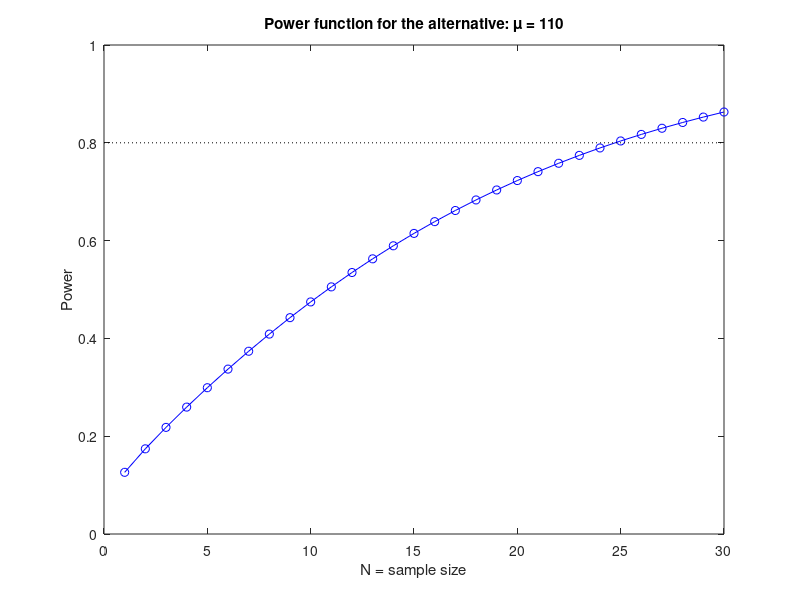

Recreate this plot in MATLAB. (Note: this script raises an error after producing the figure.)
%% Selecting a Sample Size
% "How many samples do I need to ...?"  This is a common question in
% statistics.  The Statistics Toolbox has a function called |sampsizepwr|
% that can help answer that question.
%
% This demonstration illustrates sample size calculations for a simple
% problem, then shows how to use the |sampsizepwr| function to compute
% power and sample size for two more realistic problems.  Finally, it
% illustrates the use of Statistics Toolbox functions to compute the
% required sample size for a test that the |sampsizepwr| function does not
% support.

%   Copyright 2004-2006 The MathWorks, Inc.
%   $Revision: 1.1.4.5 $  $Date: 2006/06/20 20:51:51 $

%% Testing a Normal Mean with Known Standard Deviation, One-Sided
% Just to introduce some concepts, let's consider an unrealistically simple
% example where we want to test a mean and we know the standard deviation.
% Our data are continuous, and can be modeled with the normal distribution.
% We need to determine a sample size N so that we can distinguish between a
% mean of 100 and a mean of 110. We know the standard deviation is 20.
%
% When we carry out a statistical test, we generally test a *null
% hypothesis* against an *alternative hypothesis*.  We find a test
% statistic T, and look at its distribution under the null hypothesis.  If
% we observe an unusual value, say one that has less than 5% chance of
% happening if the null hypothesis is true, then we reject the null
% hypothesis in favor of the alternative.  (The 5% probability is known as
% the *significance level* of the test.)  If the value is not unusual, we do
% not reject the null hypothesis.
%
% In this case the test statistic T is the sample mean.  Under the null
% hypothesis it has a mean of 100 and a standard deviation of 20/sqrt(N).
% First let's look at a fixed sample size, say N=16.  We will reject the
% null hypothesis if T is in the shaded region, which is the upper tail of
% its distribution.  That makes this a one-sided test, since we will not
% reject if T is in the lower tail.  The cutoff for this shaded region is
% 1.6 standard deviations above the mean.

rand('state',0); randn('state',0);
mu0 = 100; sig = 20; N = 16; alpha = 0.05; conf = 1-alpha;
cutoff = norminv(conf, mu0, sig/sqrt(N));
x = [linspace(90,cutoff), linspace(cutoff,127)];
y = normpdf(x,mu0,sig/sqrt(N));
h1 = plot(x,y);
xhi = [cutoff, x(x>=cutoff)]; yhi = [0, y(x>=cutoff)];
patch(xhi,yhi,'b');
title('Distribution of sample mean, N=16');
xlabel('Sample mean'); ylabel('Density');
text(96,.01,sprintf('Reject if mean>%.4g\nProb = 0.05',cutoff),'Color','b');


%%
% This is how T behaves under the null hypothesis, but what about under an
% alternative?  Our alternative distribution has a mean of 110, as
% represented by the red curve.
mu1 = 110;
y2 = normpdf(x,mu1,sig/sqrt(N));
h2 = line(x,y2,'Color','r');
yhi = [0, y2(x>=cutoff)];
patch(xhi,yhi,'r','FaceAlpha',0.25);
P = 1 - normcdf(cutoff,mu1,sig/sqrt(N));
text(115,.06,sprintf('Reject if T>%.4g\nProb = %.2g',cutoff,P),'Color',[1 0 0]);
legend([h1 h2],'Null hypothesis','Alternative hypothesis');

%%
% There is a larger chance of rejecting the null hypothesis if the
% alternative is true.  This is just what we want.  It's easier to
% visualize if we look at the cumulative distribution function (cdf)
% instead of the density (pdf).  We can read probabilities directly from
% this graph, instead of having to compute areas.

ynull = normcdf(x,mu0,sig/sqrt(N));
yalt = normcdf(x,mu1,sig/sqrt(N));
h12 = plot(x,ynull,'b-',x,yalt,'r-');
zval = norminv(conf);
cutoff = mu0 + zval * sig / sqrt(N);
line([90,cutoff,cutoff],[conf, conf, 0],'LineStyle',':');
msg = sprintf(' Cutoff = 100 + %.2g \\times 20 / \\surd{n}',zval);
text(cutoff,.15,msg,'Color','b');
text(min(x),conf,sprintf('   %g%% test',100*alpha),'Color','b',...
                         'verticalalignment','top')
palt = normcdf(cutoff,mu1,sig/sqrt(N));
line([90,cutoff],[palt,palt],'Color','r','LineStyle',':');
text(91,palt+.02,sprintf(' Power is 1-%.2g = %.2g',palt,1-palt),'Color',[1 0 0]);
legend(h12,'Null hypothesis','Alternative hypothesis');

%%
% This graph shows the probability of getting a significant statistic
% (rejecting the null hypothesis) for two different mu values when N=16.
%
% The *power function* is defined as the probability of rejecting the null
% hypothesis when the alternative is true.  It depends on the value of the
% alternative and on the sample size.  We'll graph the power (which is one
% minus the cdf) as a function of N, fixing the alternative at 110.  We'll
% select N to achieve a power of 80%.  The graph shows that we need about N=25.

DesiredPower = 0.80;
Nvec = 1:30;
cutoff = mu0 + norminv(conf)*sig./sqrt(Nvec);
power = 1 - normcdf(cutoff, mu1, sig./sqrt(Nvec));
plot(Nvec,power,'bo-',[0 30],[DesiredPower DesiredPower],'k:');
xlabel('N = sample size'); ylabel('Power')
title('Power function for the alternative: \mu = 110')


%%
% In this overly simple example there is a formula to compute the required
% value directly to get a power of 80%:
mudiff = (mu1 - mu0) / sig;
N80 = ceil(((norminv(1-DesiredPower)-norminv(conf)) / mudiff)^2)

%%
% To verify that this works, let's do a Monte Carlo simulation and generate
% 400 samples of size 25 both  under the null hypothesis with mean 100, and
% under the alternative hypothesis with mean 110.  If we test each sample
% to see if its mean is 100, we should expect about 5% of the first group
% and 80% of the second group to be significant.
nsamples = 400; samplenum = 1:nsamples; N=25;
h0 = zeros(1,nsamples); h1 = h0;
for j=1:nsamples
    Z0 = normrnd(mu0,sig,N,1);
    h0(j) = ztest(Z0,mu0,sig,alpha,'right');
    Z1 = normrnd(mu1,sig,N,1);
    h1(j) = ztest(Z1,mu0,sig,alpha,'right');
end
p0 = cumsum(h0) ./ samplenum;
p1 = cumsum(h1) ./ samplenum;
plot(samplenum,p0,'b-',samplenum,p1,'r-')
xlabel('Sample number'); ylabel('Proportion significant')
title('Verification of power computation')
legend('Null hypothesis','Alternative hypothesis','Location','East')

%% Testing a Normal Mean with Unknown Standard Deviation, Two-Sided
% Now let's suppose we don't know the standard deviation, and we want to
% perform a two-sided test, that is, one that rejects the null hypothesis
% whether the sample mean is too high or too low.
%
% The test statistic is a t statistic, which is the difference between the
% sample mean and the mean being tested, divided by the standard error of
% the mean.  Under the null hypothesis, this has Student's t distribution
% with N-1 degrees of freedom.  Under the alternative hypothesis, the
% distribution is a noncentral t distribution with a noncentrality
% parameter equal to the normalized difference between the true mean and
% the mean being tested.
%
% For this two-sided test we have to allocate the 5% chance of an error
% under the null hypothesis equally to both tails, and reject if the test
% statistic is too extreme in either direction.  We also have to consider
% both tails under any alternative.

N = 16; df = N-1; alpha = 0.05; conf = 1-alpha;
cutoff1 = tinv(alpha/2,df); cutoff2 = tinv(1-alpha/2,df);
x = [linspace(-5,cutoff1), linspace(cutoff1,cutoff2),linspace(cutoff2,5)];
y = tpdf(x,df);
h1 = plot(x,y);
xlo = [x(x<=cutoff1),cutoff1]; ylo = [y(x<=cutoff1),0];
xhi = [cutoff2,x(x>=cutoff2)]; yhi = [0, y(x>=cutoff2)];
patch(xlo,ylo,'b'); patch(xhi,yhi,'b');
title('Distribution of t statistic, N=16');
xlabel('t'); ylabel('Density');
text(2.5,.05,sprintf('Reject if t>%.4g\nProb = 0.025',cutoff2),'Color','b');
text(-4.5,.05,sprintf('Reject if t<%.4g\nProb = 0.025',cutoff1),'Color','b');


%%
% Instead of examining the power function just under the null hypothesis
% and a single alternative value of mu, we can look at it as a function of
% mu.  The power increases as mu moves away from the null hypothesis value
% in either direction.  We can use the |sampsizepwr| function to compute
% the power.  For a power calculation we need to specify a value for the
% standard deviation, which we suspect will be roughly 20.  Here's a
% picture of the power function for a sample size N=16.

N = 16;
x = linspace(90,127);
power = sampsizepwr('t',[100 20],x,[],N);
plot(x,power);
xlabel('True mean')
ylabel('Power')
title('Power function for N=16')

%%
% We want a power of 80% when the mean is 110.  According to this graph,
% our power is less than 50% with a sample size of N=16.  What sample size
% will give the power we want?

N = sampsizepwr('t',[100 20],110,0.8)

%%
% We need a sample size of about 34. Compared with the previous example, we
% need to take nine additional observations to allow a two-sided test and
% to make up for not knowing the true standard deviation.
%
% We can make a plot of the power function for various values of N.
Nvec = 2:40;
power = sampsizepwr('t',[100 20],110,[],Nvec);
plot(Nvec,power,'bo-',[0 40],[DesiredPower DesiredPower],'k:');
xlabel('N = sample size')
ylabel('Power')
title('Power function for the alternative: \mu = 110')

%%
% And we can do a simulation similar to the earlier one to verify that we
% get the power we need.

nsamples = 400; samplenum = 1:nsamples; N = 34;
h0 = zeros(1,nsamples); h1 = h0;
for j=1:nsamples
    Z0 = normrnd(mu0,sig,N,1);
    h0(j) = ttest(Z0,mu0,alpha);
    Z1 = normrnd(mu1,sig,N,1);
    h1(j) = ttest(Z1,mu0,alpha);
end
p0 = cumsum(h0) ./ samplenum;
p1 = cumsum(h1) ./ samplenum;
plot(samplenum,p0,'b-',samplenum,p1,'r-')
xlabel('Sample number'); ylabel('Proportion significant')
title('Verification of power computation')
legend('Null hypothesis','Alternative hypothesis','Location','East')

%%
% Suppose we could afford to take a sample size of 50.  Presumably our
% power for detecting the alternative value mu=110 would be larger than
% 80%.  If we maintain the power at 80%, what alternative could we
% detect?
mu1 = sampsizepwr('t',[100 20],[],.8,50)

%% Testing a Proportion
% Now let's turn to the problem of determining the sample size needed to
% distinguish between two proportions.  Suppose that we are sampling a
% population in which about 30% favor some candidate, and we want to sample
% enough people so we can distinguish this value from 33%.
%
% The idea here is the same as before.  Here we can use the sample count as
% our test statistic.  This count has a binomial distribution.  For any
% sample size N we can compute the cutoff for rejecting the null hypothesis
% P=0.30.  For N=100, for instance, we would reject the null hypothesis if
% the sample count is larger than a cutoff value computed as follows:

N = 100; alpha = 0.05; p0 = 0.30; p1 = 0.33;
cutoff = binoinv(1-alpha, N, p0)

%%
% A complication with the binomial distribution comes because it is
% discrete.  The probability of exceeding the cutoff value is not exactly
% 5%:

1 - binocdf(cutoff, N, p0)

%%
% Once again, let's compute the power against the alternative P=0.33 for a
% range of sample sizes.  We'll use a one-sided (right-tailed) test because
% we're interested only in alternative values greater than 30%.

Nvec = 50:50:2000;
power = sampsizepwr('p',p0,p1,[],Nvec,'tail','right');
plot(Nvec,power,'bo-',[0 2000],[DesiredPower DesiredPower],'k:');
xlabel('N = sample size')
ylabel('Power')
title('Power function for the alternative: p = 0.33')

%%
% We can use the |sampsizepwr| function to request the sample size required
% for a power of 80%.

approxN = sampsizepwr('p',p0,p1,0.80,[],'tail','right')

%%
% A warning message informs us that the answer is just approximate.  If we
% look at the power function for different sample sizes, we can see that
% the function is generally increasing, but irregular because the binomial
% distribution is discrete. Let's look at the probability of rejecting the
% null hypothesis for both p=0.30 and p=0.33 in the range of samples sizes
% from 1470 to 1480.

subplot(3,1,1);
Nvec = 1470:1480;
power = sampsizepwr('p',p0,p1,[],Nvec,'tail','right');
plot(Nvec,power,'ro-',[min(Nvec),max(Nvec)],[DesiredPower DesiredPower],'k:');
ylabel(sprintf('Prob[T>cutoff]\nif p=0.33'))
set(gca,'xticklabel','')

subplot(3,1,2);
alf = sampsizepwr('p',p0,p0,[],Nvec,'tail','right');
plot(Nvec,alf,'bo-',[min(Nvec),max(Nvec)],[alpha alpha],'k:');
ylabel(sprintf('Prob[T>cutoff]\nif p=0.30'))
set(gca,'xticklabel','')

subplot(3,1,3);
cutoff = binoinv(1-alpha, Nvec, p0);
plot(Nvec,cutoff,'go-');
xlabel('N = sample size')
ylabel('Cutoff')

%%
% This plot reveals that the power function curve (top plot) is not only
% irregular, but also decreases at some sample sizes.  These are the
% sample sizes for which it is necessary to increase the cutoff value
% (bottom plot) in order to keep the significance level (middle plot) no
% larger than 5%.  We can find a smaller sample size within this range
% that gives the desired power of 80%:

min(Nvec(power>=0.80))

%% Testing a Correlation
% In the examples we've considered so far, we were able to figure out the
% cutoff for a test statistic to achieve a certain significance level, and
% to calculate the probability of exceeding that cutoff under an
% alternative hypothesis.  For our final example, let's consider a problem
% where that is not so easy.
%
% Imagine we can take samples from two variables X and Y, and we want to
% know what sample size we would need to test whether they are uncorrelated
% versus the alternative that their correlation is as high as 0.4.
% Although it is possible to work out the distribution of the sample
% correlation by transforming it to a t distribution, let's use a method
% that we can use even in problems where we can't work out the distribution
% of the test statistic.
%
% For a given sample size, we can use Monte Carlo simulation to determine
% an approximate cutoff value for a test of the correlation.  Let's do a
% large simulation run so we can get this value accurately.  We'll start
% with a sample size of 25.

nsamples = 10000; N = 25; alpha = 0.05; conf = 1-alpha;
r = zeros(1,nsamples);
for j=1:nsamples
    xy = normrnd(0,1,N,2);
    r(j) = corr(xy(:,1),xy(:,2));
end
cutoff = quantile(r,conf)

%%
% Then we can generate samples under the alternative hypothesis, and
% estimate the power of the test.

nsamples = 1000; mu = [0; 0]; sig = [1 0.4; 0.4 1];
r = zeros(1,nsamples);
for j=1:nsamples
    xy = mvnrnd(mu,sig,N);
    r(j) = corr(xy(:,1),xy(:,2));
end
[power,powerci] = binofit(sum(r>cutoff),nsamples)

%%
% We estimate the power to be 65%, and we have 95% confidence that the true
% value is between 62% and 68%.  To get a power of 80%, we need a larger
% sample size.  We might try increasing N to 50, estimating the cutoff
% value for this sample size, and repeating the power simulation.

nsamples = 10000; N = 50; alpha = 0.05; conf = 1-alpha;
r = zeros(1,nsamples);
for j=1:nsamples
    xy = normrnd(0,1,N,2);
    r(j) = corr(xy(:,1),xy(:,2));
end
cutoff = quantile(r,conf)

nsamples = 1000; mu = [0; 0]; sig = [1 0.4; 0.4 1];
r = zeros(1,nsamples);
for j=1:nsamples
    xy = mvnrnd(mu,sig,N);
    r(j) = corr(xy(:,1),xy(:,2));
end
[power,powerci] = binofit(sum(r>cutoff),nsamples)

%%
% This sample size gives a power better than our target of 80%.  We could
% continue experimenting this way, trying to find a sample size less than
% 50 that would meet our requirements.

%% Conclusion
% The probability functions in the Statistics Toolbox can be used to
% determine the sample size required to achieve a desired level of power in
% a hypothesis test.  In some problems the sample size can be compute
% directly; in others it is necessary to search over a range of sample
% sizes until the right value is found. Random number generators can help
% verify that the desired power is met, and can also be used to study the
% power of a specific test under alternative conditions.


displayEndOfDemoMessage(mfilename)
